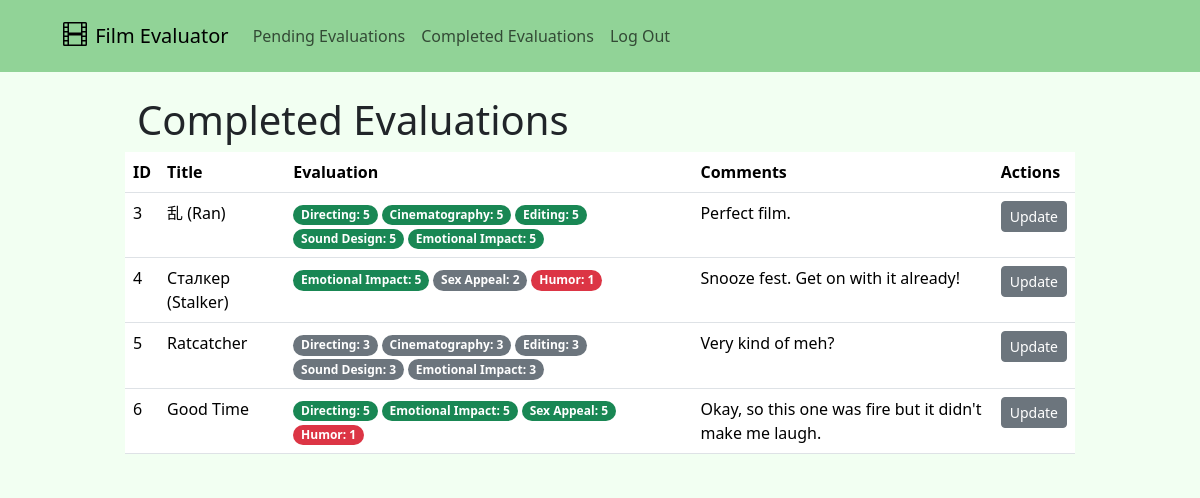
Page /film-evaluator/evaluations (signed in) on the committed database.
### tables this page shows
CREATE TABLE 'evaluations' ('id' INTEGER PRIMARY KEY NOT NULL, 'submission_id' INTEGER NOT NULL, 'user_id' INTEGER NOT NULL, 'evaluation' TEXT NOT NULL, 'total_score' NUMERIC NOT NULL, 'additional_notes' TEXT NOT NULL, 'updated_at' DATETIME NOT NULL DEFAULT CURRENT_TIMESTAMP, 'created_at' DATETIME NOT NULL DEFAULT CURRENT_TIMESTAMP);

### evaluations/evaluation_routes.py (the view)
@evaluations_bp.route("/evaluations", methods=["GET"])
@login_required
def evaluations():
    evaluation_data = get_all_evaluations()
    scores = []
    if session["user_type"] == "Admin":
        for row in evaluation_data:
            scores.append(ast.literal_eval(row["Evaluation"]))
        return render_template("film-festival-manager/evaluations/list-evaluations.html", evaluation_data=evaluation_data, scores=scores)
    elif session["user_type"] == "Evaluator":
        user_evaluations = evaluations_by_user_id(session["user_id"])
        for row in user_evaluations:
            scores.append(ast.literal_eval(row["Evaluation"]))
        return render_template("film-evaluator/evaluations.html", evaluation_data=user_evaluations, scores=scores)
    return apology("access denied")

### app.py (called while the page is built)
@app.after_request
def after_request(response):
    response.headers["Cache-Control"] = "no-cache, no-store, must-revalidate"
    response.headers["Expires"] = 0
    response.headers["Pragma"] = "no-cache"
    return response

### helpers.py (called while the page is built)
def login_required(f):
    @wraps(f)
    def decorated_function(*args, **kwargs):
        if session.get("user_id") is None:
            return redirect("/login")
        return f(*args, **kwargs)
    return decorated_function

def evaluations_by_user_id(user_id):
    return db.execute("""
                      SELECT id as 'ID',
                     (SELECT CASE
                        WHEN title_original_language = "" AND title_english_language != "" THEN title_english_language
                        WHEN title_english_language = "" AND title_original_language != "" THEN title_original_language
                        WHEN title_original_language != "" AND title_english_language != "" THEN title_original_language || ' (' || title_english_language || ')'
                      END AS 'Title' FROM submissions WHERE id = submission_id) AS 'Title',
                      evaluation as 'Evaluation',
                      additional_notes AS 'Comments'
                      FROM evaluations WHERE user_id = :id""", id=user_id)

### templates/film-evaluator/evaluations.html (shortened to what this page needs)
{% extends "film-evaluator/base.html" %}
{% block main %}
<div class="container-sm">
    <div class="row">
        <div class="col"></div>
        <div class="col-10">
            <div class="row">
                <h1>Completed Evaluations</h1>
            </div>
            <div class="row">
                <table class="table">
                    {% if evaluation_data|length == 0 %}
                    <tr>
                        <td>You haven't completed any evaluations yet :(</td>
                    </tr>
                    {% else %}
                        {% for evaluation, score in evaluation_data|zip(scores) %}
                            {% if loop.index == 1 %}
                                <tr>
                                    {% for value in evaluation %}
                                        <th>{{ value }}</th>
                                    {% endfor %}
                                    <th scope="col">Actions</th>
                                </tr>
                                <tr>
                                    {% for value in evaluation %}
                                        {% if value == 'Evaluation' %}
                                        <td>
                                            {% for criteria in score %}
                                                {% if score[criteria] == 1 %}
                                                    <span class="badge rounded-pill text-bg-danger">{{ criteria }}: {{ score[criteria] }}</span>
                                                {% elif score[criteria] == 5 %}
                                                    <span class="badge rounded-pill text-bg-success">{{ criteria }}: {{ score[criteria] }}</span>
                                                {% else %}
                                                    <span class="badge rounded-pill text-bg-secondary">{{ criteria }}: {{ score[criteria] }}</span>
                                                {% endif %}
                                            {% endfor %}
                                        </td>
                                        {% else %}
                                            <td>{{ evaluation[value] }}</td>
                                        {% endif %}
                                    {% endfor %}
                                    <td>
                                        <form action="{{ url_for('evaluations.update_evaluation') }}" method="get">
                                            <button type="submit" class="btn btn-secondary btn-sm">Update</button>
                                        </form>
                                    </td>
                                </tr>
                            {% else %}
                                <tr>
                                    {% for value in evaluation %}
                                        {% if value == 'Evaluation' %}
                                        <td>
                                            {% for criteria in score %}
                                                {% if score[criteria] == 1 %}
                                                    <span class="badge rounded-pill text-bg-danger">{{ criteria }}: {{ score[criteria] }}</span>
                                                {% elif score[criteria] == 5 %}
                                                    <span class="badge rounded-pill text-bg-success">{{ criteria }}: {{ score[criteria] }}</span>
                                                {% else %}
                                                    <span class="badge rounded-pill text-bg-secondary">{{ criteria }}: {{ score[criteria] }}</span>
                                                {% endif %}
                                            {% endfor %}
                                        </td>
                                        {% else %}
                                            <td>{{ evaluation[value] }}</td>
                                        {% endif %}
                                    {% endfor %}
                                    <td>
                                        <form action="{{ url_for('evaluations.update_evaluation') }}" method="get">
                                            <button type="submit" class="btn btn-secondary btn-sm">Update</button>
                                        </form>
                                    </td>
                                </tr>
                            {% endif %}
                        {% endfor %}
                    {% endif %}
                </table>
            </div>
        </div>
    <div class="col"></div>
</div>
{% endblock %}

### rows in the picture
evaluations: evaluation "ID" "Title" "Evaluation" "Comments", id "3" "乱 (Ran)" "Perfect film.", score "Directing" "Cinematography" "Editing" "Sound Design" "Emotional Impact", score "5" "5" "5" "5" "5"
evaluations: id "4" "Сталкер (Stalker)" "Snooze fest. Get on with it already!", score "Emotional Impact", score "5", score "Sex Appeal", score "2", score "Humor", score "1"
evaluations: id "5" "Ratcatcher" "Very kind of meh?", score "Directing" "Cinematography" "Editing" "Sound Design" "Emotional Impact", score "3" "3" "3" "3" "3"
evaluations: id "6" "Good Time" "Okay, so this one was fire but it didn't make me laugh.", score "Directing" "Emotional Impact" "Sex Appeal", score "5" "5" "5", score "Humor", score "1"

### other values in the picture
{{ name }} "Pending Evaluations" "Completed Evaluations" "Log Out"
